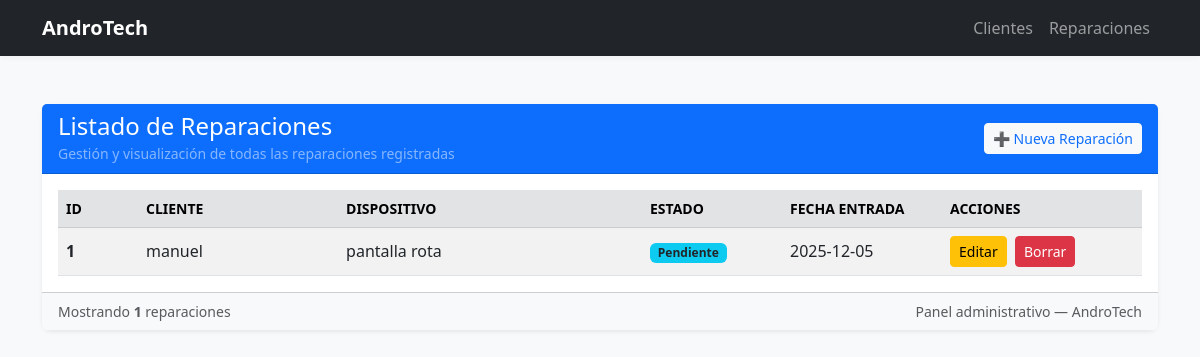
Before: /reparaciones with the older database file.
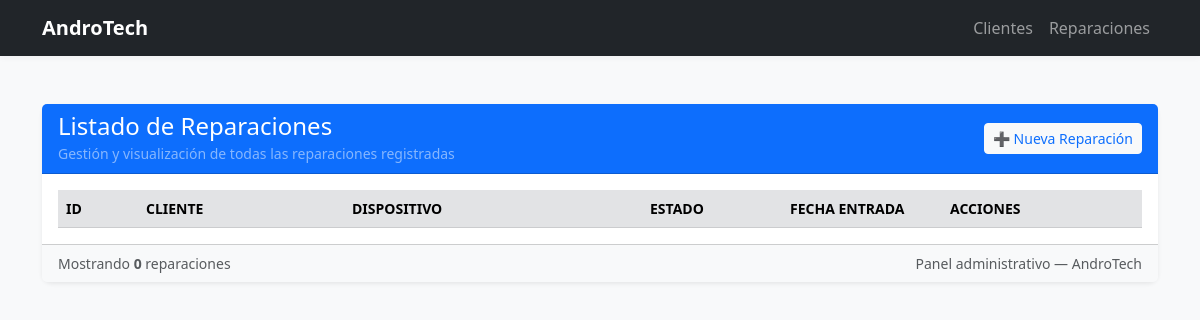
After: the same page with the newer database file.
### tables this page shows
CREATE TABLE reparaciones (
    id INTEGER PRIMARY KEY AUTOINCREMENT,
    cliente_id INTEGER,
    dispositivo TEXT NOT NULL,
    descripcion TEXT,
    estado TEXT DEFAULT 'Pendiente',
    fecha_entrada TEXT,
    fecha_salida TEXT,
    precio REAL,
    FOREIGN KEY (cliente_id) REFERENCES clientes(id)
);

CREATE TABLE clientes (
    id INTEGER PRIMARY KEY AUTOINCREMENT,
    nombre TEXT NOT NULL,
    telefono TEXT,
    email TEXT,
    direccion TEXT
);

### app.py (the view)
@app.route("/reparaciones")
def reparaciones():
    conn = get_db()
    sql = """
    SELECT reparaciones.*, clientes.nombre AS cliente
    FROM reparaciones
    LEFT JOIN clientes ON clientes.id = reparaciones.cliente_id
    """
    datos = conn.execute(sql).fetchall()
    conn.close()
    return render_template("reparaciones.html", reparaciones=datos)

### app.py (called while the page is built)
def get_db():
    conn = sqlite3.connect("database/andro_tech.db")
    conn.row_factory = sqlite3.Row
    return conn

### templates/reparaciones.html (shortened to what this page needs)
{% extends "base.html" %}
{% block content %}
<div class="row justify-content-center py-4">
    <div class="col-12">
        <div class="card shadow-sm border-0">
            <div class="card-header bg-primary text-white d-flex align-items-center justify-content-between">
                <div>
                    <h4 class="mb-0">Listado de Reparaciones</h4>
                    <small class="text-white-50">Gestión y visualización de todas las reparaciones registradas</small>
                </div>
                <div class="text-end">
                    <a href="/reparaciones/nueva" class="btn btn-light btn-sm text-primary">➕ Nueva Reparación</a>
                </div>
            </div>
            <div class="card-body">
                <div class="table-responsive">
                    <table class="table table-striped table-hover align-middle mb-0">
                        <thead class="table-secondary text-secondary small text-uppercase">
                        <tr>
                            <th scope="col" style="width:80px;">ID</th>
                            <th scope="col">Cliente</th>
                            <th scope="col">Dispositivo</th>
                            <th scope="col" style="width:140px;">Estado</th>
                            <th scope="col" style="width:160px;">Fecha entrada</th>
                            <th scope="col" style="width:200px;">Acciones</th>
                        </tr>
                        </thead>
                        <tbody>
                        {% for r in reparaciones %}
                        <tr>
                            <td class="fw-semibold">{{ r.id }}</td>
                            <td>{{ r.cliente }}</td>
                            <td>{{ r.dispositivo }}</td>
                            <td>
                                <span class="badge bg-info text-dark">{{ r.estado }}</span>
                            </td>
                            <td>{{ r.fecha_entrada }}</td>
                            <td>
                                <a href="/reparaciones/editar/{{ r.id }}" class="btn btn-warning btn-sm me-1">Editar</a>
                                <a href="/reparaciones/borrar/{{ r.id }}" class="btn btn-danger btn-sm"
                                   onclick="return confirm('¿Seguro que deseas borrar esta reparación?');">Borrar</a>
                            </td>
                        </tr>
                        {% endfor %}
                        </tbody>
                    </table>
                </div>
            </div>
            <div class="card-footer bg-light small text-muted d-flex justify-content-between align-items-center">
                <div>Mostrando <strong>{{ reparaciones|length }}</strong> reparaciones</div>
                <div>Panel administrativo — AndroTech</div>
            </div>
        </div>
    </div>
</div>
{% endblock %}

### templates/base.html (shortened to what this page needs)
<!DOCTYPE html>
<html lang="es">
<head>
    <link
        href="https://cdn.jsdelivr.net/npm/bootstrap@5.3.0/dist/css/bootstrap.min.css"
        rel="stylesheet">
        <link rel="stylesheet" href="{{ url_for('static', filename='css/style.css') }}">
        <link rel="stylesheet"
            href="https://cdn.jsdelivr.net/npm/bootstrap-icons@1.11.1/font/bootstrap-icons.css">
</head>
<body class="bg-light">
<nav class="navbar navbar-expand-lg navbar-dark bg-dark mb-4">
    <div class="container">
        <a class="navbar-brand fw-bold" href="/">AndroTech</a>
        <div class="collapse navbar-collapse" id="navbarContent">
            <ul class="navbar-nav ms-auto">
                <li class="nav-item">
                    <a class="nav-link" href="/clientes">Clientes</a>
                </li>
                <li class="nav-item">
                    <a class="nav-link" href="/reparaciones">Reparaciones</a>
                </li>
            </ul>
        </div>
    </div>
</nav>
<div class="container">
    {% block content %}{% endblock %}
</div>
</body>
</html>

### static/css/style.css (style rules this page uses)
:root { --primary: #0d6efd; --primary-600: #0b5ed7; --success: #198754; --muted: #6c757d; --bg-light: #f8f9fa; --surface: #ffffff; --soft-shadow: rgba(33,37,41,0.06); --deep-shadow: rgba(33,37,41,0.12); --text-dark: #212529; --radius: 0.6rem; --kpi-gradient: linear-gradient(135deg, rgba(13,110,253,0.06), rgba(25,135,84,0.03)); }
body { animation: fadeInGlobal .45s ease both; background-color: var(--bg-light); color: var(--text-dark); -webkit-font-smoothing:antialiased; -moz-osx-font-smoothing:grayscale; }
.card { border-radius: var(--radius); }
.card.shadow-sm { box-shadow: 0 6px 18px var(--soft-shadow); }
.btn { transition: box-shadow .18s ease, transform .12s ease, filter .12s ease; }
.navbar { transition: box-shadow .25s ease, background-color .25s ease; }
.navbar { box-shadow: 0 2px 6px rgba(33,37,41,0.04); }
.table thead.table-secondary { background: rgba(0,0,0,0.03); }

Changed rows visible on the page:
removed reparaciones: id "1", cliente "manuel", dispositivo "pantalla rota", estado "Pendiente", fecha_entrada "2025-12-05"
Other visible differences:
{{ reparaciones|length }}: "1" → "0"
